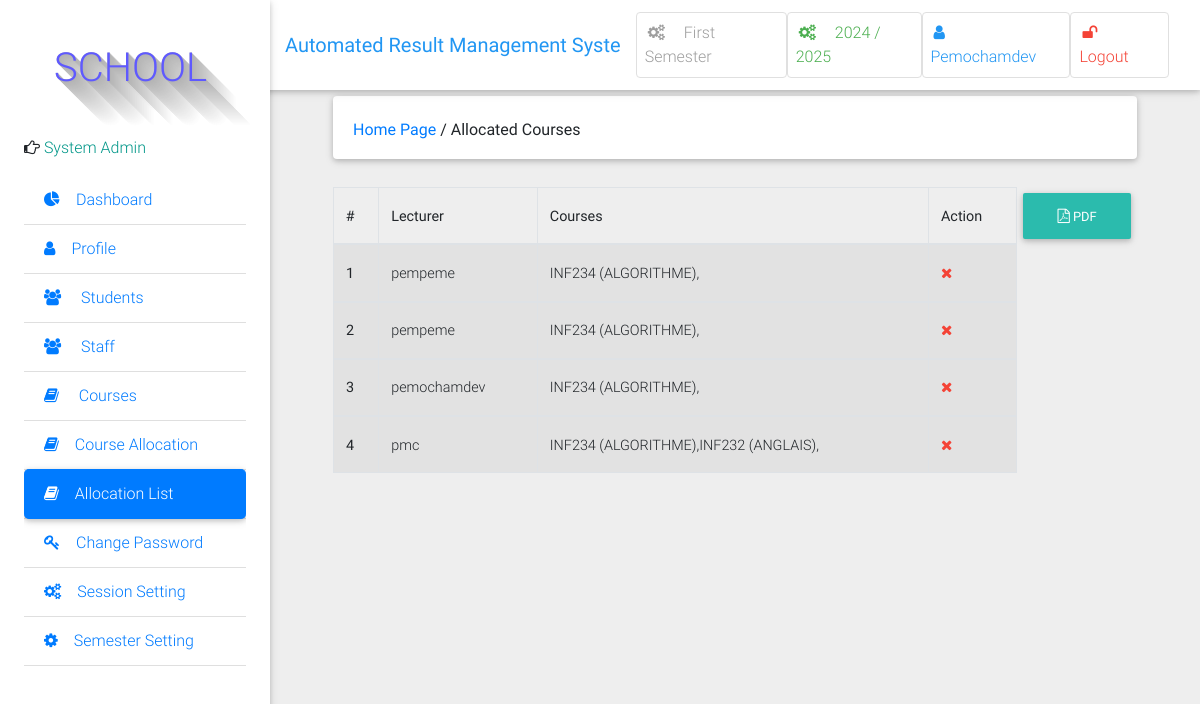
The app's page /course/allocated/ (signed in), older data.
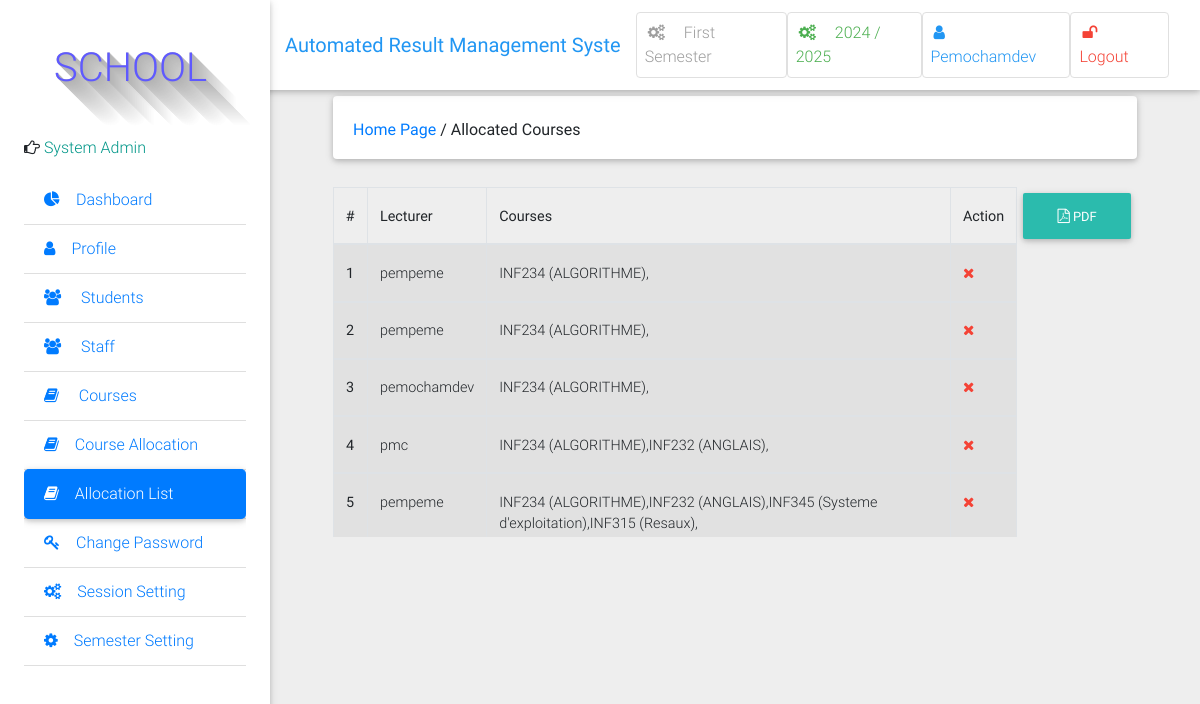
The same page, newer data.
### learning/models.py (models this page shows, shortened)
class CourseAllocation(models.Model):
    lecturer = models.ForeignKey(User, on_delete=models.CASCADE)
    courses = models.ManyToManyField(Course, related_name='allocated_course')
    session = models.ForeignKey(Session, on_delete=models.CASCADE, blank=True, null=True)

class User(AbstractUser):
    is_student = models.BooleanField(default=False)
    is_lecturer = models.BooleanField(default=False)
    phone = models.CharField(max_length=60, blank=True, null=True)
    address = models.CharField(max_length=60, blank=True, null=True)
    picture = models.ImageField(upload_to="pictures/", blank=True, null=True)
    email = models.EmailField(blank=True, null=True)
    username_validator = ASCIIUsernameValidator()

class Course(models.Model):
    courseTitle = models.CharField(max_length=200)
    courseCode = models.CharField(max_length=200, unique=True)
    courseUnit = models.CharField(max_length=200)
    description = models.TextField(max_length=200, blank=True)
    level = models.CharField(choices=LEVEL, max_length=3, blank=True)
    semester = models.CharField(choices=SEMESTER, max_length=200)
    is_elective = models.BooleanField(default=False, blank=True, null=True)
    def __str__(self):
        return self.courseCode + " (" + self.courseTitle + ")"

### learning/views.py (the view)
# urls.py: path('course/allocated/', views.course_allocation_view, name='course_allocation_view'),
@login_required
@lecturer_required
def course_allocation_view(request):
    allocated_courses = CourseAllocation.objects.all()
    return render(request, 'course/course_allocation_view.html', {"allocated_courses": allocated_courses})

### learning/context_processors.py (called while the page is built)
def session_processor(request):
    current_session = Session.objects.get(is_current_session=True)
    return {"current_session": current_session}

def semester_processor(request):
    current_semester = Semester.objects.get(is_current_semester=True)
    return {"current_semester": current_semester}

### learning/models.py (called while the page is built)
    def __str__(self):
        return self.session

    def __str__(self):
        return self.semester

### templates/course/course_allocation_view.html (shortened to what this page needs)
{% extends 'base.html' %}
{% block side_bar %}
    {% include 'partial_active_element.html' with active='course_allocation_view' %}
{% endblock %}
{% block content %}
	<div class="container-fluid mt-5">
            <div class="card mb-4 wow fadeIn">
                <div class="card-body d-sm-flex justify-content-between">
                    <h6 class="mb-2 mb-sm-0 pt-1">
                        <a href="/">Home Page</a>
                        <span>/</span>
                        <span>Allocated Courses</span>
                    </h6>
                </div>
            </div>
            <h6 class="mb-2 mb-sm-0 pt-1">
            <a class="pull-right btn btn-default btn-rounded mb-3" href="" class="btn btn-default btn-rounded mb-4">
               <i class="fa fa-file-pdf-o" aria-hidden="true"></i> PDF
            </a>
            </h6>
  <div class="table-wrapper-scroll-y">
  <table class="table table-bordered table-striped">
                     <thead>
                        <tr>
                          <th scope="col">#</th>
                          <th scope="col">Lecturer</th>
                          <th scope="col">Courses</th>
                          {% if request.user.is_superuser %}
                          <th scope="col">Action</th>
                          {% endif %}
                        </tr>
                    </thead>
                {% for course in allocated_courses %}
                    <tbody>
                        <tr>
                          <th scope="row">{{ forloop.counter }}</th>
                          <td>{{ course.lecturer }}</td>
                          <td>{% for i in course.courses.all %}{{ i }},{% endfor %}</td>
                          {% if request.user.is_superuser %}
                          <td>
                            <a data-toggle="tooltip" title="withheld" href="{% url 'withheld_course' pk=course.pk %}" class="red-text"><i class="fa fa-times"></i></a>
                          </td>
                          {% endif %}
                        </tr>
                {% endfor %}
                 </table>
            </div>
        </div>
        <br>
{% endblock %}

Row changes from the older to the newer data that the page shows:
added CourseAllocation: lecturer "pempeme", Course (courseCode+courseTitle "INF234 (ALGORITHME)"), Course (courseCode+courseTitle "INF232 (ANGLAIS)")
added Course: courseCode+courseTitle "INF345 (Systeme d'exploitation)", shown under "pempeme"
added Course: courseCode+courseTitle "INF315 (Resaux)", shown under "pempeme"
